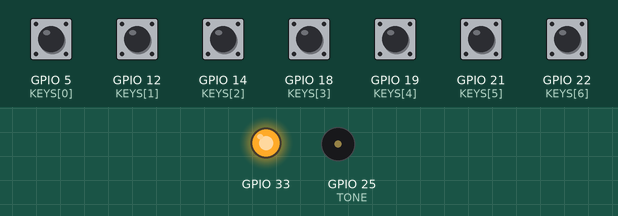
This sketch was run on a simulated ESP32. On the bench: output pins drawn as LEDs (lit = HIGH), buzzer (waves = sounding). The test bench sets the inputs (shaded band); at power-on: GPIO 5 (KEYS[0]), GPIO 12 (KEYS[1]), GPIO 14 (KEYS[2]), GPIO 18 (KEYS[3]), GPIO 19 (KEYS[4]), GPIO 21 (KEYS[5]), GPIO 22 (KEYS[6]) HIGH.

Above: at 1.2 s.
1.3 s: GPIO 5 (KEYS[0]) pulled LOW for 1 s
At 1.45 s:
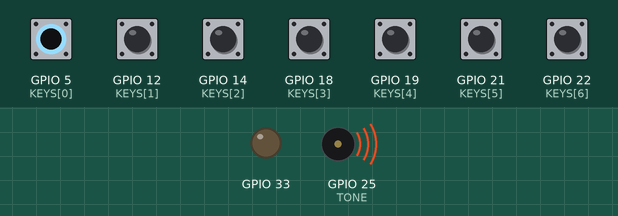
Timing chart, 0 to 4.3 s (numbered marks = the images above; inputs shaded):
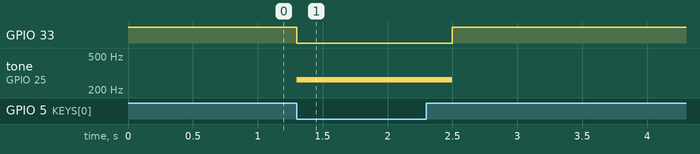

The sketch:

221023-piano.ino
```cpp
int channel = 0;
const int TONE = 25;
const int KEYS[]={5,12,14,18,19,21,22};
const int key_count=7;
const int tones[]={262,294,330,349,392,440,494};

void setup(){
  ledcAttachPin(TONE, channel);
  pinMode(33, OUTPUT);
  digitalWrite(33, HIGH);
  for(int i=0;i<key_count;i++) pinMode(KEYS[i], INPUT_PULLUP);
}

void loop() {
  for(int i=0;i<key_count;i++){
    if(digitalRead(KEYS[i])==LOW){
      ledcWriteTone(channel, tones[i]);
      digitalWrite(33, LOW);
      delay(300);
      digitalWrite(33, HIGH);
      ledcWriteTone(channel, 0);
    }
  }
}
```

Measured:
- after the input at 1.3 s, GPIO 33: HIGH → LOW at once, → HIGH 1.2 s later; tone on GPIO 25 (TONE): silent → 262 Hz at once, → silent 1.2 s later
